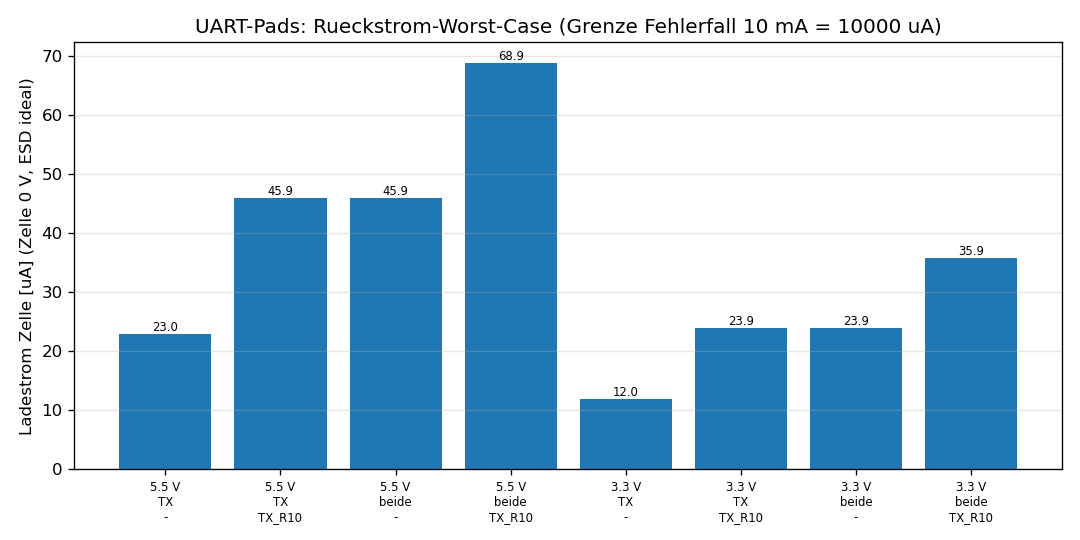

Source code (Python):
#!/usr/bin/env python3
"""fluidi Sensor Rev A - SPICE (c): Rueckstrom in die Zelle ueber die UART-Pads (Auflagen R2-A1, R2-A4).

Aufruf: .venv/bin/python simulation/spice/uart_backfeed/uart_backfeed.py
Ausgabe: uart_backfeed_results.csv, uart_backfeed.png, uart_backfeed.cir (letzter Fall)

Schaltung (Schaltplan Rev A): Pad TP1 (TX) -> R10 100 k -> R9 100 k -> DIO6 (+ LED rot ueber R6 470 Ohm nach VDD);
Pad TP2 (RX) -> R12 100 k -> R11 100 k -> DIO20 (+ LED blau ueber R8 100 Ohm nach VDD). Pin -> ESD-Struktur nach VDDS
(CC2340 DS S.18 Tab. 7.1: nur "VDDS + 0.3 V", kein Strom-Grenzwert). VDD -> AO3401A (S = VDD, D = Zelle+, G = GND)
-> Zelle (Vcell, R_int 10 Ohm ANNAHME; kleiner R_int = mehr Strom).
  ESD-Diode: (1) "ideal" IS 1e-14, N 0.01 (Vf < 10 mV, konservativ wie CONCEPTS 2.7), (2) IS 1e-14, N 1 (ANNAHME).
  AO3401A: PMOS Level 1, VTO -0.9 V (VGS(th) -0.5...-1.3 V, AOS DS S.2), KP so dass R_DS(on) ca. 60 mOhm @ -2.5 V;
           Body-Diode Drain -> Source (DS S.1 Schaltbild). Bei VDD > |VTO| leitet der Kanal in beide Richtungen.
  Geraetelast: 0 A (konservativ, CONCEPTS 2.7). LED-Sperrstrom vernachlaessigt (Pin liegt hoechstens ca. Vf ueber VDD).
Faelle: Quelle 5.5 V (USB-Fehler) / 3.3 V / 1.8 V an einem bzw. beiden Pads; Einzelfehler: je ein 100 k ueberbrueckt;
        Zelle 3.0 V (neu), 2.0 V (CONCEPTS 2.7), 0 V (entladen, R2-L01).
Grenzen (R2-A1): Fehlerfall <= 10 mA (Maxell CR2032, docs/references/Maxell_CR_Warnings_12e_2012.pdf S.2);
        Ladung <= 1 % C_nenn = 2.25 mAh (Panasonic CR2032 225 mAh) -> Zeit bis 1 % = 2.25 mAh / I.
"""
import csv
import os
import sys

HERE = os.path.dirname(os.path.abspath(__file__))
sys.path.insert(0, os.path.dirname(HERE))
import spicetools  # noqa: E402

CAP_1PCT_MAH = 2.25
I_LIMIT = 10e-3


def netlist(vsrc, pads, short, vcell, esd):
    """pads: 'TX', 'RX' oder 'beide'; short: None, 'TX_R10', 'TX_R9', 'RX_R12', 'RX_R11'."""
    r = {k: (1e-3 if short == k else 100e3) for k in ("TX_R10", "TX_R9", "RX_R12", "RX_R11")}
    L = ["* fluidi uart_backfeed - erzeugt von uart_backfeed.py",
         f"VCELL cellp 0 DC {vcell}", "RINT cellp bat 10",
         # AO3401A: D = bat, S = vdd, G = 0, Bulk = S
         "M1 bat 0 vdd vdd PFET W=1 L=1",
         ".model PFET PMOS(LEVEL=1 VTO=-0.9 KP=10)",
         "DBODY bat vdd DBD", ".model DBD D(IS=1e-12 N=1.0)",
         "RLEAK vdd 0 1e12",
         f".model DESD D(IS=1e-14 N={0.01 if esd == 'ideal' else 1.0})"]
    for pad, r1, r2, pin in (("TX", "TX_R10", "TX_R9", "dio6"), ("RX", "RX_R12", "RX_R11", "dio20")):
        drive = pads in (pad, "beide")
        L.append(f"V{pad} pad{pad} 0 DC {vsrc if drive else 0}")
        L.append(f"RS{pad} pad{pad} pin{pad}a {'1e-3' if drive else '1e12'}")
        L.append(f"R{r1} pin{pad}a mid{pad} {r[r1]}")
        L.append(f"R{r2} mid{pad} {pin} {r[r2]}")
        L.append(f"DESD{pad} {pin} vdd DESD")
        L.append(f"DESDN{pad} 0 {pin} DESD")
    return "\n".join(L)


def main():
    rows = []
    cases = []
    for vsrc in (5.5, 3.3, 1.8):
        for pads in ("TX", "RX", "beide"):
            for short in (None, "TX_R10", "RX_R11"):
                if short and not (pads == "beide" or short.startswith(pads)):
                    continue
                for vcell in (3.0, 2.0, 0.0):
                    for esd in ("ideal", "diode"):
                        cases.append((vsrc, pads, short, vcell, esd))
    for vsrc, pads, short, vcell, esd in cases:
        d = spicetools.run(netlist(vsrc, pads, short, vcell, esd), os.path.join(HERE, "uart_backfeed.cir"),
                           ["i(VCELL)", "v(vdd)", "i(VTX)", "i(VRX)"], "op")
        i_cell = d["i(VCELL)"][0]  # in den Pluspol der Quelle hinein = Ladestrom der Zelle (positiv)
        i_pads = -(d["i(VTX)"][0] + d["i(VRX)"][0])
        h1 = CAP_1PCT_MAH * 1e-3 / i_cell if i_cell > 1e-9 else float("inf")
        rows.append(dict(v_quelle=vsrc, pads=pads, einzelfehler=short or "-", v_zelle=vcell, esd=esd,
                         i_pads_uA=round(i_pads * 1e6, 3), i_zelle_uA=round(i_cell * 1e6, 3),
                         v_vdd=round(d["v(vdd)"][0], 3), stunden_bis_1pct=round(h1, 1) if h1 != float("inf") else "-",
                         abstand_10mA=round(I_LIMIT / i_cell) if i_cell > 1e-9 else "-"))
    out = os.path.join(HERE, "uart_backfeed_results.csv")
    with open(out, "w", newline="") as fh:
        w = csv.DictWriter(fh, fieldnames=list(rows[0]))
        w.writeheader()
        w.writerows(rows)
    print("## Ladestrom in die Zelle [uA] (ESD ideal 0 V / Diodenmodell), Grenze 10 mA, 1 % C = 2.25 mAh\n")
    print("| Quelle | Pads | Einzelfehler | Zelle 3.0 V | Zelle 2.0 V | Zelle 0 V | h bis 1 % C (0 V, ideal) |")
    print("|---|---|---|---|---|---|---|")
    for vsrc in (5.5, 3.3, 1.8):
        for pads in ("TX", "RX", "beide"):
            for short in ("-", "TX_R10", "RX_R11"):
                sub = [r for r in rows if r["v_quelle"] == vsrc and r["pads"] == pads and r["einzelfehler"] == short]
                if not sub:
                    continue
                cells = []
                for vc in (3.0, 2.0, 0.0):
                    a = next(r for r in sub if r["v_zelle"] == vc and r["esd"] == "ideal")["i_zelle_uA"]
                    b = next(r for r in sub if r["v_zelle"] == vc and r["esd"] == "diode")["i_zelle_uA"]
                    cells.append(f"{a:.1f} / {b:.1f}")
                h = next(r for r in sub if r["v_zelle"] == 0.0 and r["esd"] == "ideal")["stunden_bis_1pct"]
                print(f"| {vsrc} V | {pads} | {short} | " + " | ".join(cells) + f" | {h} |")
    imax = max(r["i_zelle_uA"] for r in rows)
    print(f"\nGroesster Ladestrom aller Faelle: {imax:.1f} uA = 1/{I_LIMIT / (imax * 1e-6):.0f} der Grenze 10 mA; "
          f"Zeit bis 1 % C bei diesem Strom: {CAP_1PCT_MAH * 1e-3 / (imax * 1e-6):.0f} h")
    print("Injektionsstrom in die ESD-Struktur je Pin = Padstrom (gleiche Groesse); DS nennt keinen Grenzwert "
          "-> PROTOTYP-PRUEFUNG R2-A4")
    print(f"Ergebnisse: {os.path.relpath(out)}")
    plot(rows)


def plot(rows):
    import matplotlib
    matplotlib.use("Agg")
    import matplotlib.pyplot as plt
    fig, ax = plt.subplots(figsize=(9, 4.5))
    labels, vals = [], []
    for vsrc in (5.5, 3.3):
        for pads, short in (("TX", "-"), ("TX", "TX_R10"), ("beide", "-"), ("beide", "TX_R10")):
            r = next(x for x in rows if x["v_quelle"] == vsrc and x["pads"] == pads and x["einzelfehler"] == short
                     and x["v_zelle"] == 0.0 and x["esd"] == "ideal")
            labels.append(f"{vsrc} V\n{pads}\n{short}")
            vals.append(r["i_zelle_uA"])
    ax.bar(range(len(vals)), vals, color="C0")
    ax.set_xticks(range(len(vals)))
    ax.set_xticklabels(labels, fontsize=7)
    ax.set_ylabel("Ladestrom Zelle [uA] (Zelle 0 V, ESD ideal)")
    ax.set_title("UART-Pads: Rueckstrom-Worst-Case (Grenze Fehlerfall 10 mA = 10000 uA)")
    for i, v in enumerate(vals):
        ax.text(i, v, f"{v:.1f}", ha="center", va="bottom", fontsize=7)
    ax.grid(alpha=0.3, axis="y")
    fig.tight_layout()
    fig.savefig(os.path.join(HERE, "uart_backfeed.png"), dpi=120)


if __name__ == "__main__":
    main()
